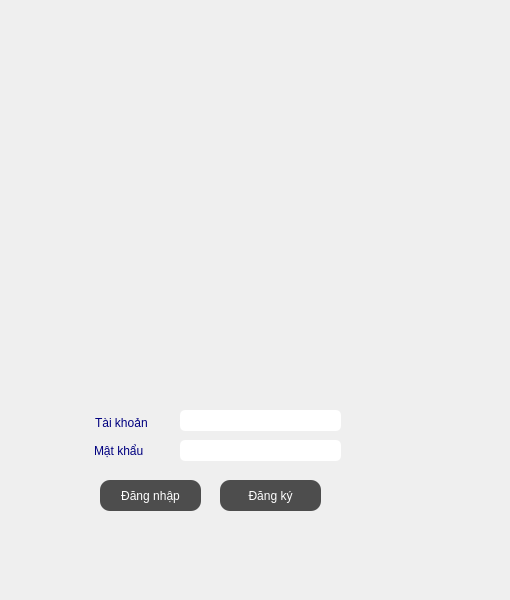
   <widget class="QWidget" name="logInPage">
    <widget class="QGroupBox" name="welcomeBox">
     <property name="geometry">
      <rect>
       <x>70</x>
       <y>400</y>
       <width>281</width>
       <height>131</height>
      </rect>
     </property>
     <property name="styleSheet">
      <string notr="true">QGroupBox {
	border-style: no-border;
	background-color: transparent;
}

QLineEdit {
	background-color: rgb(255, 255, 255);
	border-radius: 5px;
	font: bold 10pt &quot;Google Sans&quot;;
	padding-left: 5px;
}

QLineEdit:focus {
	background-color: rgb(255, 255, 255);
	border-radius: 5px;
	font: bold 10pt &quot;Google Sans&quot;;	
	border: 2px solid rgb(0, 85, 255);
	padding-left: 5px
}

QLabel {
	color: rgb(0, 0, 127);
	font: bold 12pt &quot;Google Sans&quot;;
	background-color: transparent;
}

 QPushButton {
	color: rgb(255, 255, 255);
font: bold 11pt &quot;Google Sans&quot;;
background-color: rgb(77, 77, 77);
border-radius: 10px;
outline: none;
}

QPushButton:hover:!pressed
{
   	font: bold 11pt &quot;Google Sans&quot;;
	border-radius: 10px;
	background-color: rgb(223, 223, 223);
	color: rgb(0, 0, 0);
	outline: none;
	border: 2px solid rgb(50, 50, 50);
} 
</string>
     </property>
     <property name="title">
      <string/>
     </property>
     <widget class="QLabel" name="username">
      <property name="geometry">
       <rect>
        <x>25</x>
        <y>12</y>
        <width>81</width>
        <height>21</height>
       </rect>
      </property>
      <property name="styleSheet">
       <string notr="true"/>
      </property>
      <property name="text">
       <string>Tài khoản</string>
      </property>
     </widget>
     <widget class="QLabel" name="password">
      <property name="geometry">
       <rect>
        <x>24</x>
        <y>42</y>
        <width>71</width>
        <height>17</height>
       </rect>
      </property>
      <property name="styleSheet">
       <string notr="true"/>
      </property>
      <property name="text">
       <string>Mật khẩu</string>
      </property>
     </widget>
     <widget class="QLineEdit" name="lineEdit_username">
      <property name="geometry">
       <rect>
        <x>110</x>
        <y>10</y>
        <width>161</width>
        <height>21</height>
       </rect>
      </property>
      <property name="styleSheet">
       <string notr="true"/>
      </property>
     </widget>
     <widget class="QLineEdit" name="lineEdit_password">
      <property name="geometry">
       <rect>
        <x>110</x>
        <y>40</y>
        <width>161</width>
        <height>21</height>
       </rect>
      </property>
      <property name="styleSheet">
       <string notr="true"/>
      </property>
      <property name="echoMode">
       <enum>QLineEdit::Password</enum>
      </property>
     </widget>
     <widget class="QPushButton" name="logInButton">
      <property name="geometry">
       <rect>
        <x>30</x>
        <y>80</y>
        <width>101</width>
        <height>31</height>
       </rect>
      </property>
      <property name="styleSheet">
       <string notr="true"/>
      </property>
      <property name="text">
       <string>Đăng nhập</string>
      </property>
     </widget>
     <widget class="QPushButton" name="signUpButton">
      <property name="geometry">
       <rect>
        <x>150</x>
        <y>80</y>
        <width>101</width>
        <height>31</height>
       </rect>
      </property>
      <property name="styleSheet">
       <string notr="true"/>
      </property>
      <property name="text">
       <string>Đăng ký</string>
      </property>
     </widget>
    </widget>
    <widget class="QLabel" name="background">
     <property name="geometry">
      <rect>
       <x>0</x>
       <y>-10</y>
       <width>501</width>
       <height>591</height>
      </rect>
     </property>
     <property name="text">
      <string/>
     </property>
     <property name="pixmap">
      <pixmap>../img/bg.jpg</pixmap>
     </property>
    </widget>
    <zorder>background</zorder>
    <zorder>welcomeBox</zorder>
   </widget>
